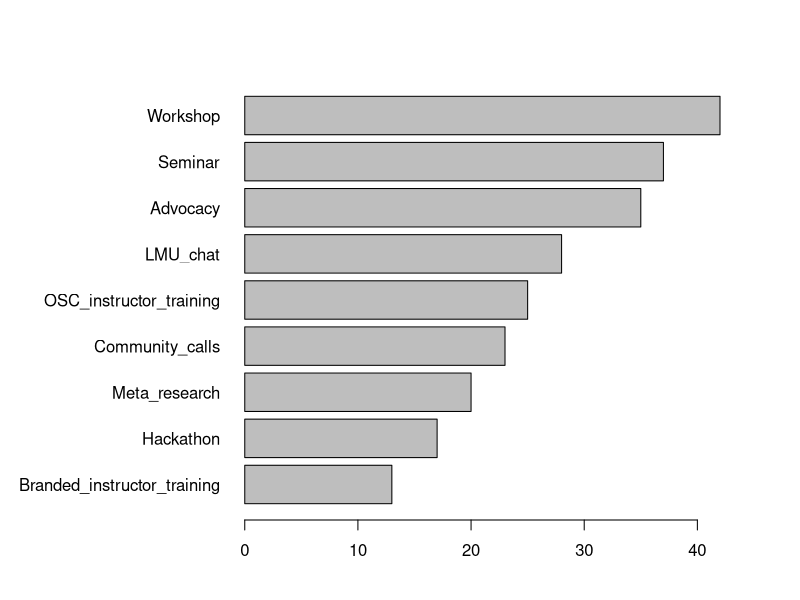
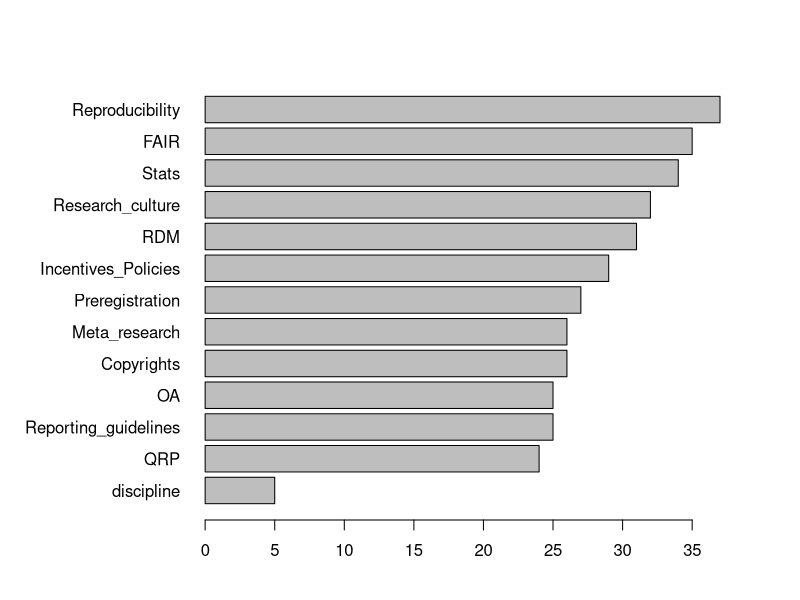
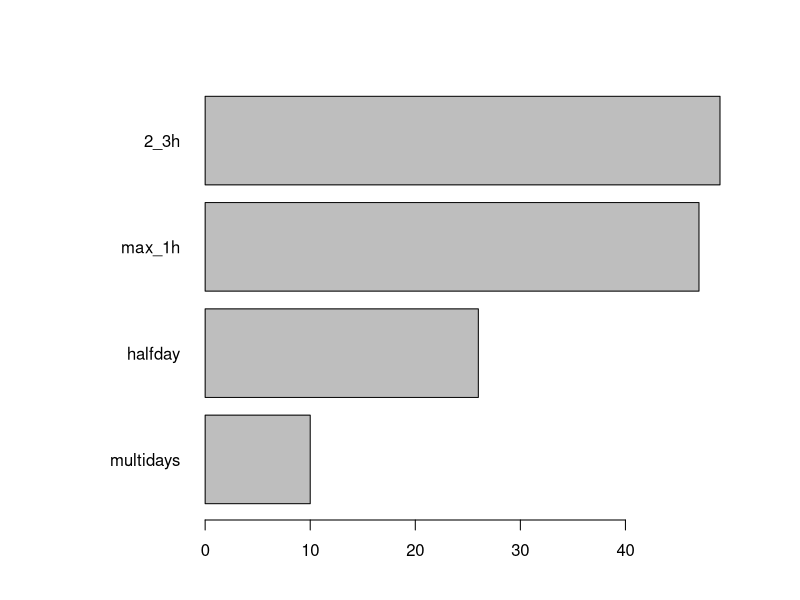
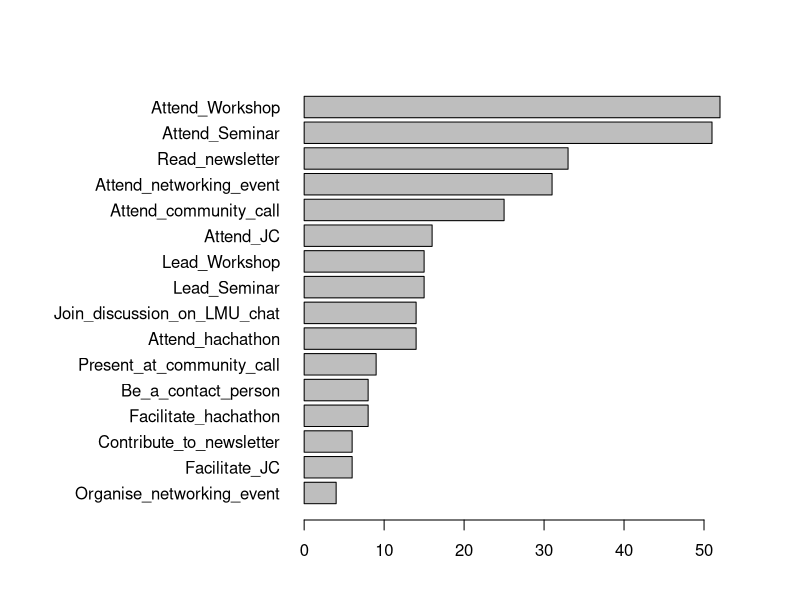

Recreate these plots in R, in order.
## ---- chunk 1
#| echo: false
#| include: false

library(stringr)
library(tidyverse)

## ---- chunk 2
#| echo: false

data <- read.csv("OSC2.csv", header = TRUE)
data <- data[data$ended != "",]
data <- data[data$freecareer != "thank the formr monkey",]
## ---- chunk 3
#| echo: false
table(data$affiliation)
## ---- chunk 4
#| echo: false
table(data$organisation)
## ---- chunk 5
#| echo: false
table(data$discipline[data$discipline != ""])
## ---- chunk 6
#| echo: false
table(data$career)
table(data$freecareer[data$freecareer != ""])

## ---- chunk 7
#| echo: false
# subset for official LMU OSC members
#data <- data[data$affiliation == "Yes",]

if (nrow(data) == nrow(data[data$affiliation == "Yes",])) {"Yes"} else {"No"}
if (nrow(data) == nrow(data[data$organisation == "LMU",])) {"Yes"} else {"No"}
## ---- chunk 8
#| echo: false

data$activities_Workshop <- grepl("training", data$activities, fixed = TRUE)
data$activities_OSC_instructor_training <- grepl("instructor", data$activities, fixed = TRUE)
data$activities_Branded_instructor_training <- grepl("carpentries", data$activities, fixed = TRUE)
data$activities_Seminar <- grepl("seminar", data$activities, fixed = TRUE)
data$activities_Community_calls <- grepl("community calls", data$activities, fixed = TRUE)
data$activities_LMU_chat <- grepl("LMU chat", data$activities, fixed = TRUE)
data$activities_Meta_research <- grepl("meta research", data$activities, fixed = TRUE)
data$activities_Advocacy <- grepl("advocacy", data$activities, fixed = TRUE)
data$activities_Hackathon <- grepl("hackathon", data$activities, fixed = TRUE)


data_activities <- data[, grepl(pattern="activities_", x=colnames(data), fixed = TRUE)]

activities_to_plot <- colSums(data_activities)
names(activities_to_plot) <- str_remove(names(activities_to_plot), "activities_")

activities_to_plot <- sort(activities_to_plot, decreasing = FALSE)

par(mar = c(4,12,4,4))
barplot(activities_to_plot, horiz = TRUE, las = 1)


## ---- chunk 9
#| echo: false
table(data$freeactivities[data$freeactivities != ""])
## ---- chunk 10
#| echo: false
data$topics_QRP <- grepl("QRP", data$topics, fixed = TRUE)
data$topics_Preregistration <- grepl("prereg", data$topics, fixed = TRUE)
data$topics_Stats <- grepl("stats", data$topics, fixed = TRUE)
data$topics_Reproducibility <- grepl("reproducibility", data$topics, fixed = TRUE)
data$topics_RDM <- grepl("RDM", data$topics, fixed = TRUE)
data$topics_FAIR <- grepl("FAIR", data$topics, fixed = TRUE)
data$topics_Reporting_guidelines <- grepl("reporting", data$topics, fixed = TRUE)
data$topics_OA <- grepl("OA", data$topics, fixed = TRUE)
data$topics_Copyrights <- grepl("copyrights", data$topics, fixed = TRUE)
data$topics_Meta_research <- grepl("metaresearch", data$topics, fixed = TRUE)
data$topics_Incentives_Policies <- grepl("policies", data$topics, fixed = TRUE)
data$topics_Research_culture <- grepl("culture", data$topics, fixed = TRUE)
data$topics_discipline <- grepl("discipline", data$topics, fixed = TRUE)


data_topics <- data[, grepl(pattern="topics_", x=colnames(data), fixed = TRUE)]

topics_to_plot <- colSums(data_topics)
names(topics_to_plot) <- str_remove(names(topics_to_plot), "topics_")

topics_to_plot <- sort(topics_to_plot, decreasing = FALSE)

par(mar=c(4,10,4,4))
barplot(topics_to_plot, horiz = TRUE, las = 1)


## ---- chunk 11
#| echo: false

table(data$specificdiscipline[data$specificdiscipline != ""])
table(data$freetopic[data$freetopic != ""])
## ---- chunk 12
#| echo: false

data$duration_max_1h <- grepl("1h", data$duration, fixed = TRUE)
data$duration_2_3h <- grepl("2-3h", data$duration, fixed = TRUE)
data$duration_halfday <- grepl("half-day", data$duration, fixed = TRUE)
data$duration_multidays <- grepl("multi-day", data$duration, fixed = TRUE)

data_duration <- data[, grepl(pattern="duration_", x=colnames(data), fixed = TRUE)]

duration_to_plot <- colSums(data_duration)
names(duration_to_plot) <- str_remove(names(duration_to_plot), "duration_")

duration_to_plot <- sort(duration_to_plot, decreasing = FALSE)

par(mar=c(4,10,4,4))
barplot(duration_to_plot, horiz = TRUE, las = 1)


## ---- chunk 13
#| echo: false

data$participation_Attend_Seminar <- grepl("attend seminar", data$participation, fixed = TRUE)
data$participation_Lead_Seminar <- grepl("lead seminar", data$participation, fixed = TRUE)
data$participation_Attend_Workshop <- grepl("attend workshop", data$participation, fixed = TRUE)
data$participation_Lead_Workshop <- grepl("lead workshop", data$participation, fixed = TRUE)
data$participation_Attend_community_call <- grepl("attend comm call", data$participation, fixed = TRUE)
data$participation_Present_at_community_call <- grepl("present comm call", data$participation, fixed = TRUE)
data$participation_Attend_JC <- grepl("attend JC", data$participation, fixed = TRUE)
data$participation_Facilitate_JC <- grepl("host JC", data$participation, fixed = TRUE)
data$participation_Attend_hachathon <- grepl("attend hackathon", data$participation, fixed = TRUE)
data$participation_Facilitate_hachathon <- grepl("facilitate hackathon", data$participation, fixed = TRUE)
data$participation_Attend_networking_event <- grepl("attend networking event", data$participation, fixed = TRUE)
data$participation_Organise_networking_event <- grepl("organize networking event", data$participation, fixed = TRUE)
data$participation_Join_discussion_on_LMU_chat <- grepl("LMU chat", data$participation, fixed = TRUE)
data$participation_Read_newsletter <- grepl("read newsletter", data$participation, fixed = TRUE)
data$participation_Contribute_to_newsletter <- grepl("contribute newsletter", data$participation, fixed = TRUE)
data$participation_Be_a_contact_person <- grepl("contact person", data$participation, fixed = TRUE)

data_participation <- data[, grepl(pattern="participation_", x=colnames(data), fixed = TRUE)]

participation_to_plot <- colSums(data_participation)
names(participation_to_plot) <- str_remove(names(participation_to_plot), "participation_")

participation_to_plot <- sort(participation_to_plot, decreasing = FALSE)

par(mar=c(4,15,4,4))
barplot(participation_to_plot, horiz = TRUE, las = 1)


## ---- chunk 14
#| echo: false
table(data$freeparticipation[data$freeparticipation != ""])
## ---- chunk 15
#| echo: false
data$inclusion[data$inclusion != "" & data$inclusion != "nope" & data$inclusion != "/" & data$inclusion != "nothing" & data$inclusion != "." & data$inclusion != "x" & data$inclusion != "leer" & data$inclusion != " " & data$inclusion != "-" & data$inclusion != "not sure" & data$inclusion != "--" & data$inclusion != "I'm a very minor importance in the network, so please don't weight my answers too much. I'm more intrested in following up whta you big players do and consider important" & 
   data$inclusion != "Hosting, facilitating a journal club, eventually some other format where e.g. we could try to reproduce the computational part of biomedical papers (sequencing, flow cytometry, etc.) "
     & 
   data$inclusion != "I think our main contribution (OSIS), could be to help with individual seminars/workshops on statistics/machine learning related topics or specific R packages/workflows\n\nBut we'd have to see if there are resources and who (from our group) could contribute to topics that are interesting to the community. "]
## ---- chunk 16
#| echo: false
c(data$comment[data$comment != "" & data$comment != "nope" & data$comment != "/" & data$comment != "nothing" & data$comment != "." & data$comment != "x" & data$comment != "leer" & data$comment != " " & data$comment != "-" & data$comment != "not sure" & data$comment != "--" & data$comment != "No." & data$comment != "No" & data$comment != "nope :)" & !is.na(data$comment) & data$comment != "No other comments." & data$comment != "no" & data$comment != "nein"]
,
data$inclusion[data$inclusion != "" & data$inclusion != "nope" & data$inclusion != "/" & data$inclusion != "nothing" & data$inclusion != "." & data$inclusion != "x" & data$inclusion != "leer" & data$inclusion != " " & data$inclusion != "-" & data$inclusion != "not sure" & data$inclusion != "--"])
